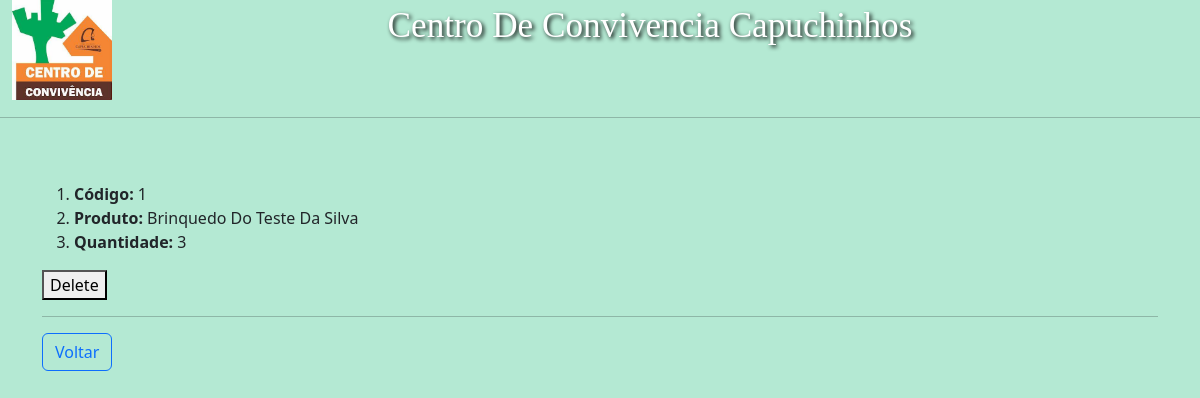
/ver_estoque/, run on an earlier commit of the app's database.
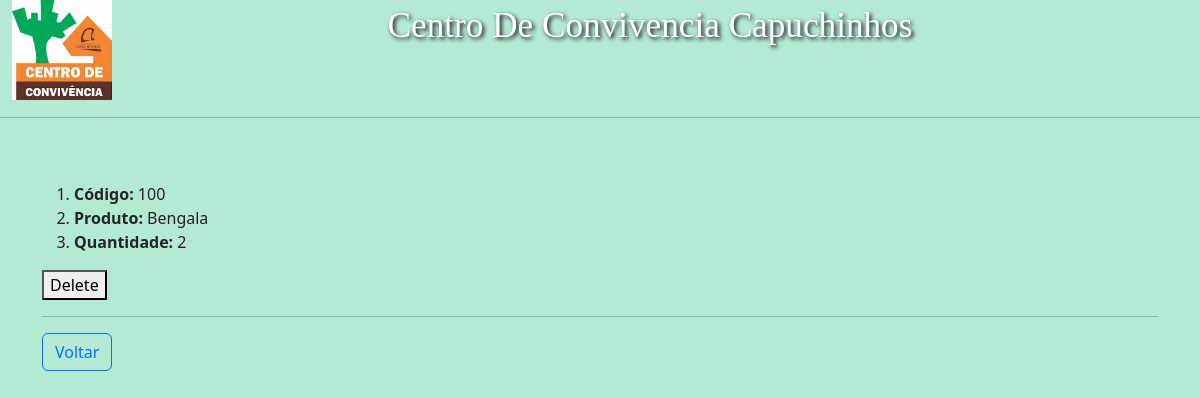
And on a later commit of the database.
### nomedaapp/models.py (models this page shows, shortened)
class Estoque(models.Model):
    codigo=models.IntegerField(null=True, blank=True)
    produto = models.CharField(max_length = 50)
    quantidade= models.IntegerField(null=True, blank=True)

### nomedaapp/views.py (the view)
class EstoqueListView (ListView):
    template_name = "VerEstoque.html"
    model = Estoque

### templates/VerEstoque.html (shortened to what this page needs)
{% extends 'Inicial.html' %}
{% load static %}
{% block content %}
        {% for item in object_list %}
        <ol>
        <b><li></b><b>Código: </b>{{item.codigo }}</li>
        <li><b>Produto: </b>{{ item.produto }}</li>
        <li><b>Quantidade: </b>{{ item.quantidade }}</li>
        </ol>
        <form action='/ver_estoque/delete/{{item.pk}}' method = "post">
                <button type = "submit">Delete</button>
        </form>
        <hr color="black">
        {% endfor %}
        <div class="text-right">
                <a href="/estoque/" class="btn btn-outline-primary">Voltar</a>
        </div>
{% endblock content %}

What changed in the data, as far as the page shows it:
removed Estoque: codigo "1", produto "Brinquedo Do Teste Da Silva", quantidade "3"
added Estoque: codigo "100", produto "Bengala", quantidade "2"
